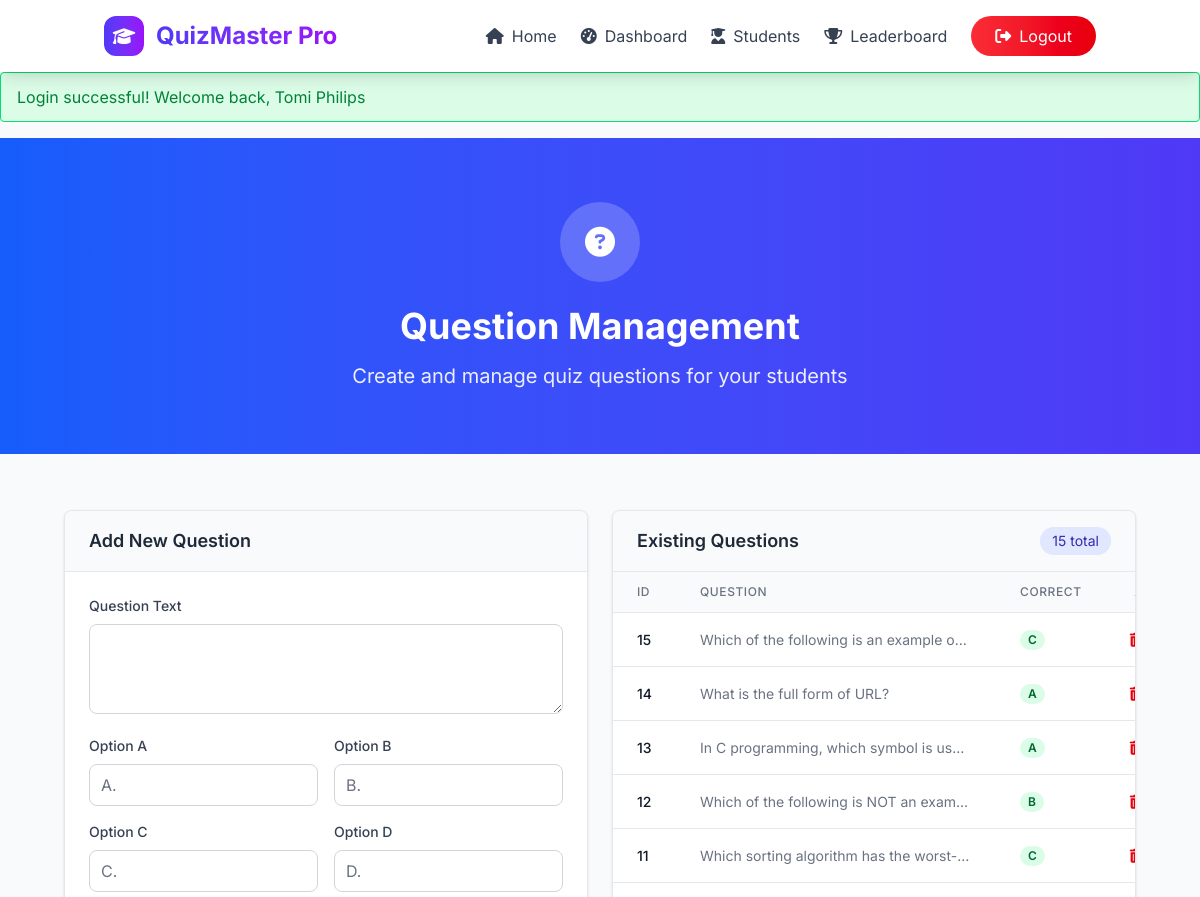
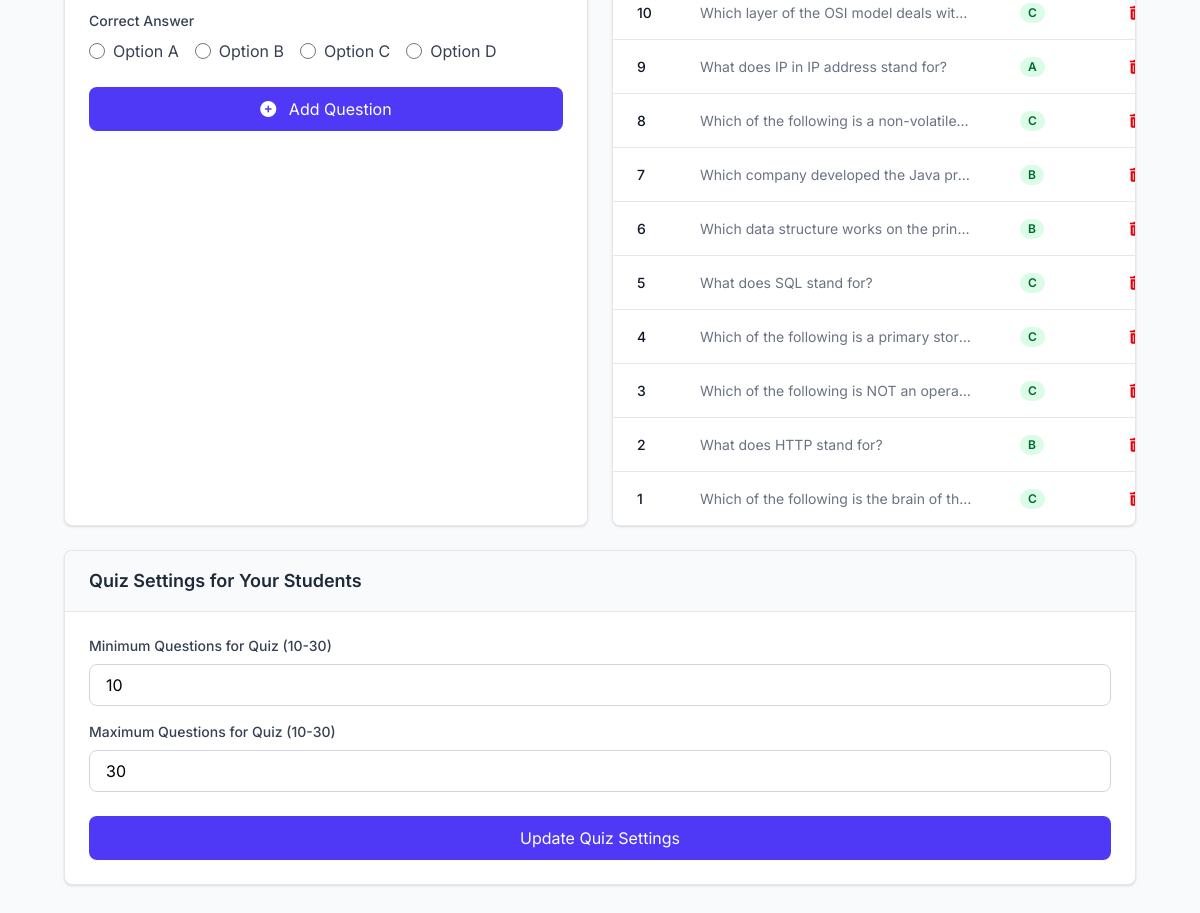
The page /lecturer/questions.php (signed in) on the database its author committed (2 pictures, top to bottom).
### tables this page shows
CREATE TABLE `questions` (
  `id` int(11) NOT NULL,
  `question` text NOT NULL,
  `option_a` varchar(255) NOT NULL,
  `option_b` varchar(255) NOT NULL,
  `option_c` varchar(255) DEFAULT NULL,
  `option_d` varchar(255) DEFAULT NULL,
  `correct_option` enum('a','b','c','d') NOT NULL,
  `lecturer_id` int(11) NOT NULL,
  `explanation` text DEFAULT NULL,
  `difficulty` enum('easy','medium','hard') DEFAULT 'medium',
  `question_type` enum('multiple_choice','true_false','fill_blank') DEFAULT 'multiple_choice',
  `points` int(11) DEFAULT 1,
  `category_id` int(11) DEFAULT NULL,
  `is_active` tinyint(1) DEFAULT 1,
  `created_at` timestamp NOT NULL DEFAULT current_timestamp(),
  `updated_at` timestamp NOT NULL DEFAULT current_timestamp() ON UPDATE current_timestamp()
);

### lecturer/questions.php (the view, shortened to what the rows shown need)
<?php
require_once __DIR__ . '/../includes/session.php';
require_once __DIR__ . '/../includes/db.php';
$current_user = getCurrentUser();
$lecturer_id = $current_user['id'];
$questions = [];
$sql = "SELECT * FROM questions WHERE lecturer_id = ? ORDER BY id DESC";
$stmt = $conn->prepare($sql);
$stmt->bind_param("i", $lecturer_id);
$stmt->execute();
$result = $stmt->get_result();
if ($result) {
    while ($row = $result->fetch_assoc()) {
        $questions[] = $row;
    }
}
?>
<!DOCTYPE html>
<html lang="en">
<head>
    <link rel="stylesheet" href="../src/output.css">
    <link rel="stylesheet" href="https://cdnjs.cloudflare.com/ajax/libs/font-awesome/6.4.0/css/all.min.css">
</head>
<body class="bg-gray-50 min-h-screen font-['Inter']">
    <nav class="bg-white/95 backdrop-blur-sm shadow-lg sticky top-0 z-50">
        <div class="container mx-auto px-4">
            <div class="flex justify-between items-center py-4">
                <div class="flex items-center space-x-3">
                    <h1 class="text-2xl font-bold bg-gradient-to-r from-indigo-600 to-purple-600 bg-clip-text text-transparent">
                    </h1>
                </div>
            </div>
        </div>
    </nav>
    <div class="bg-gradient-to-r from-blue-600 to-indigo-600 py-16 mb-8">
        <div class="container mx-auto px-4 text-center">
            <h1 class="text-4xl font-bold text-white mb-4">Question Management</h1>
        </div>
    </div>
    <div class="container mx-auto px-4 max-w-6xl pb-16">
            <div class="p-6">
                <div class="grid grid-cols-1 lg:grid-cols-2 gap-6">
                    <div class="bg-white rounded-lg shadow-sm border border-gray-200 overflow-hidden">
                        <div class="px-6 py-4 border-b border-gray-200 bg-gray-50">
                            <h2 class="text-lg font-semibold text-gray-800">Add New Question</h2>
                        </div>
                    </div>
                    <div class="bg-white rounded-lg shadow-sm border border-gray-200 overflow-hidden">
                        <div class="px-6 py-4 border-b border-gray-200 bg-gray-50">
                            <div class="flex items-center justify-between">
                                <h2 class="text-lg font-semibold text-gray-800">Existing Questions</h2>
                            </div>
                        </div>
                        <div class="overflow-hidden">
                            <?php if (empty($questions)): ?>
                                <div class="p-6 text-center text-gray-500">
                                    <i class="fas fa-inbox text-3xl mb-2 text-gray-300"></i>
                                    <p>No questions found</p>
                                </div>
                            <?php else: ?>
                                <div class="overflow-x-auto">
                                    <table class="min-w-full divide-y divide-gray-200">
                                        <thead class="bg-gray-50">
                                            <tr>
                                                <th scope="col" class="px-6 py-3 text-left text-xs font-medium text-gray-500 uppercase tracking-wider">ID</th>
                                                <th scope="col" class="px-6 py-3 text-left text-xs font-medium text-gray-500 uppercase tracking-wider">Question</th>
                                                <th scope="col" class="px-6 py-3 text-left text-xs font-medium text-gray-500 uppercase tracking-wider">Correct</th>
                                                <th scope="col" class="px-6 py-3 text-right text-xs font-medium text-gray-500 uppercase tracking-wider">Actions</th>
                                            </tr>
                                        </thead>
                                        <tbody class="bg-white divide-y divide-gray-200">
                                            <?php foreach ($questions as $q): ?>
                                                <tr class="question-row">
                                                    <td class="px-6 py-4 whitespace-nowrap text-sm font-medium text-gray-900"><?= $q['id'] ?></td>
                                                    <td class="px-6 py-4 text-sm text-gray-500 max-w-xs truncate" title="<?= htmlspecialchars($q['question']) ?>">
                                                        <?= htmlspecialchars(substr($q['question'], 0, 50) . (strlen($q['question']) > 50 ? '...' : '')) ?>
                                                    </td>
                                                    <td class="px-6 py-4 whitespace-nowrap text-sm text-gray-500">
                                                        <span class="px-2 inline-flex text-xs leading-5 font-semibold rounded-full bg-green-100 text-green-800">
                                                            <?= strtoupper($q['correct_option']) ?>
                                                        </span>
                                                    </td>
                                                    <td class="px-6 py-4 whitespace-nowrap text-right text-sm font-medium">
                                                        <form action="questions.php" method="POST" class="inline-block">
                                                            <button type="submit" name="delete_question" class="action-btn text-red-600 hover:text-red-900 focus:outline-none">
                                                                <i class="fas fa-trash-alt mr-1"></i> Delete
                                                            </button>
                                                        </form>
                                                    </td>
                                                </tr>
                                            <?php endforeach; ?>
                                        </tbody>
                                    </table>
                                </div>
                            <?php endif; ?>
                        </div>
                    </div>
                </div>
                <div class="mt-6 bg-white rounded-lg shadow-sm border border-gray-200 overflow-hidden">
                    <div class="px-6 py-4 border-b border-gray-200 bg-gray-50">
                        <h2 class="text-lg font-semibold text-gray-800">Quiz Settings for Your Students</h2>
                    </div>
                </div>
            </div>
        </div>
</body>
</html>

### rows shown on the page
questions: id "15", question "Which of the following is an example o…", correct_option "C"
questions: id "14", question "What is the full form of URL?", correct_option "A"
questions: id "13", question "In C programming, which symbol is us…", correct_option "A"
questions: id "12", question "Which of the following is NOT an exam…", correct_option "B"
questions: id "11", question "Which sorting algorithm has the worst-…", correct_option "C"
questions: id "10", question "Which layer of the OSI model deals wit…", correct_option "C"
questions: id "9", question "What does IP in IP address stand for?", correct_option "A"
questions: id "8", question "Which of the following is a non-volatile…", correct_option "C"
questions: id "7", question "Which company developed the Java pr…", correct_option "B"
questions: id "6", question "Which data structure works on the prin…", correct_option "B"
questions: id "5", question "What does SQL stand for?", correct_option "C"
questions: id "4", question "Which of the following is a primary stor…", correct_option "C"
questions: id "3", question "Which of the following is NOT an opera…", correct_option "C"
questions: id "2", question "What does HTTP stand for?", correct_option "B"
questions: id "1", question "Which of the following is the brain of th…", correct_option "C"

### other values the page prints
$_SESSION[$name] "Login successful! Welcome back, Tomi Philips"
count($questions) "15"
